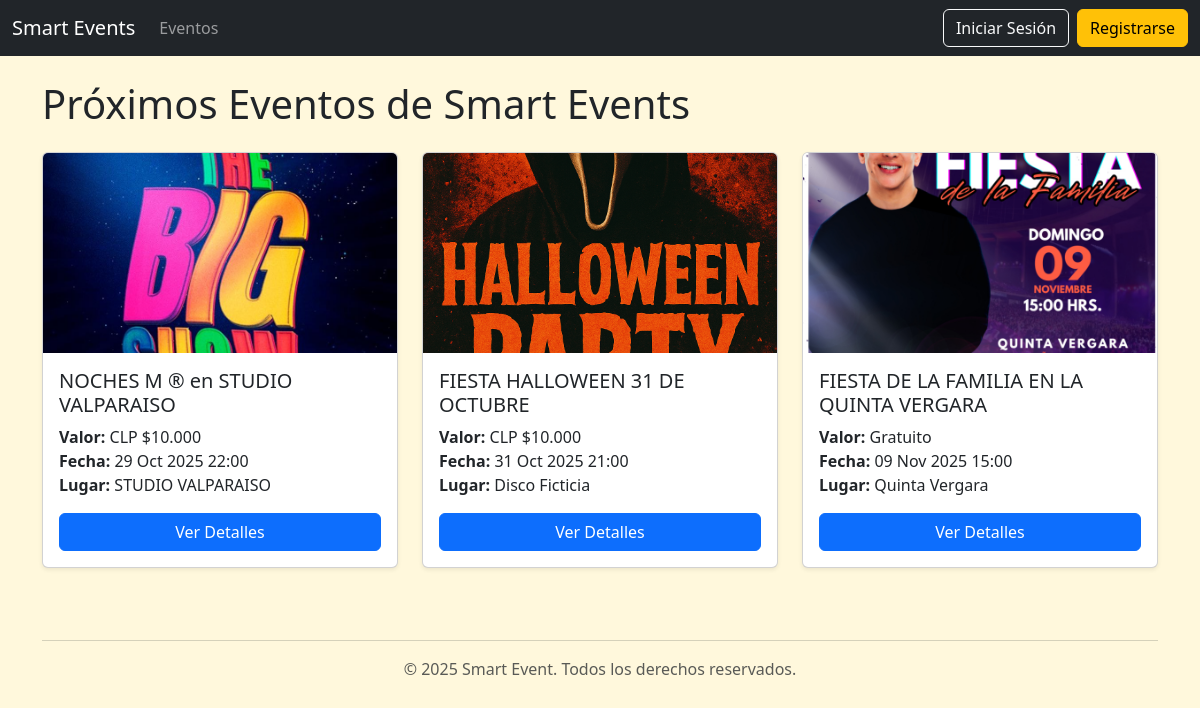
/, run on an earlier commit of the app's database.
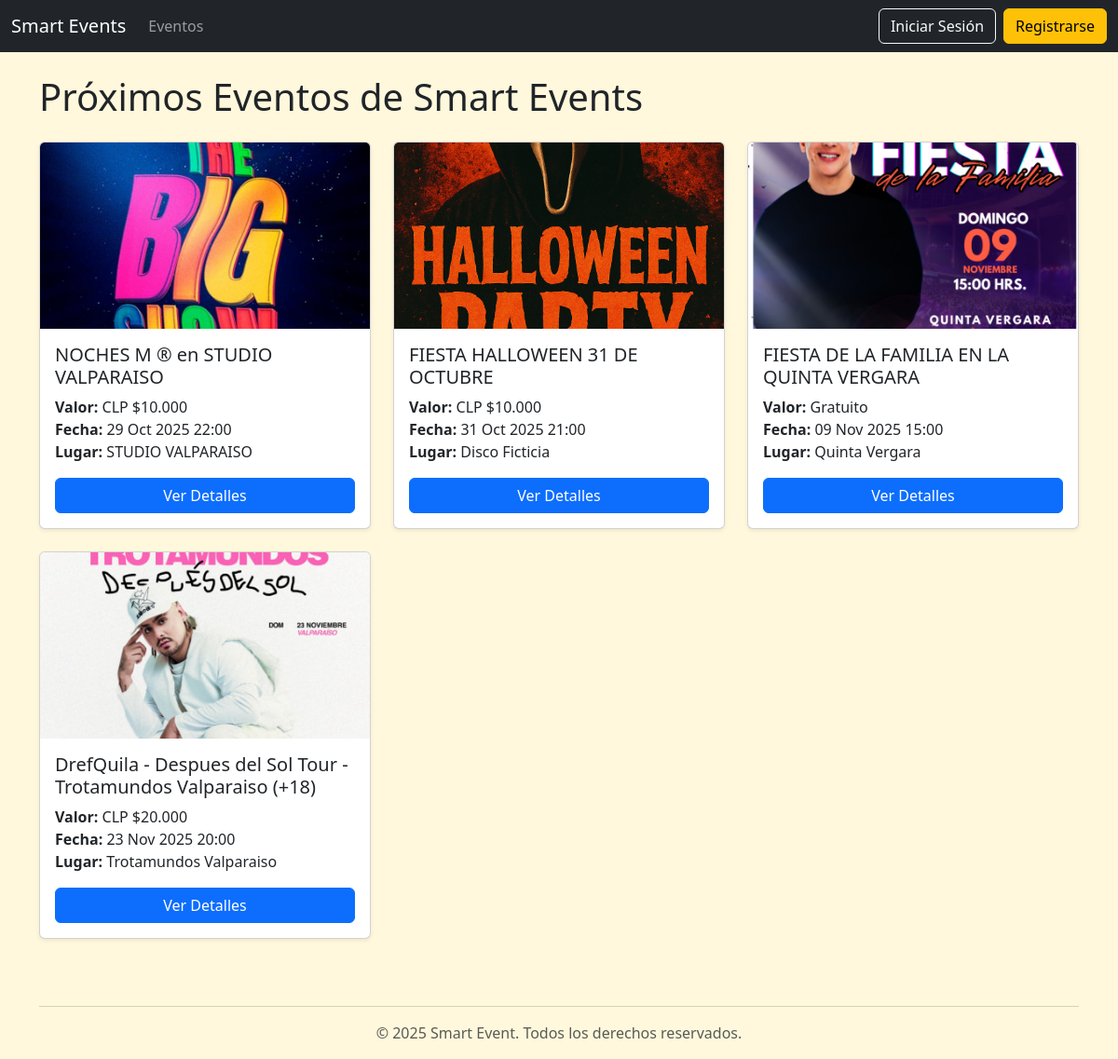
And on a later commit of the database.
### core/models.py (models this page shows, shortened)
class Evento(models.Model):
    titulo = models.CharField(max_length=200, verbose_name="Título")
    tiempo = models.DateTimeField(verbose_name="Fecha y hora")
    lugar = models.CharField(max_length=200, verbose_name="Lugar")
    imagen = models.ImageField(upload_to='event_images/', null=True, blank=True, verbose_name="Imagen")
    valor = models.DecimalField(max_digits=10, decimal_places=2, default=0, verbose_name="Valor")
    plazas_totales = models.IntegerField(validators=[MinValueValidator(0)], default=0, verbose_name="Número de plazas")
    plazas_disponibles = models.IntegerField(validators=[MinValueValidator(0)], default=0, verbose_name="Plazas disponibles")
    asistentes = models.ManyToManyField(Usuario, through='Registro', related_name='eventos_asistidos')
    def get_valor_clp(self):
        if self.valor == 0:
            return "Gratuito"
        valor_int = int(self.valor)
        formato_us = f'{valor_int:,}'
        formato_clp = formato_us.replace(',', '.')
        return f'CLP ${formato_clp}'
    class Meta:
        verbose_name = "Evento"
        verbose_name_plural = "Eventos"
        ordering = ['tiempo']

### core/views.py (the view)
# urls.py: path('', views.EventListView.as_view(), name='event_list'),
class EventListView(ListView):
    model = Evento
    template_name = 'evento/event_list.html'
    context_object_name = 'events'

### core/templates/evento/event_list.html (shortened to what this page needs)
{% extends "base.html" %}
{% block content %}
<h1 class="mb-4">Próximos Eventos de Smart Events</h1>
<div class="row">
    {% for event in events %}
    <div class="col-md-4 mb-4">
        <div class="card h-100 shadow-sm">
            {% if event.imagen %}
                <img src="{{ event.imagen.url }}" class="card-img-top" alt="{{ event.titulo }}" style="height: 200px; object-fit: cover;">
            {% else %}
                <div class="bg-light text-center p-5 border-bottom" style="height: 200px;">
                    <p class="text-muted">Sin imagen</p>
                </div>
            {% endif %}
            <div class="card-body d-flex flex-column">
                <h5 class="card-title">{{ event.titulo }}</h5>
                <p class="card-text">
                    <strong>Valor:</strong> {{ event.get_valor_clp }}<br>
                    <strong>Fecha:</strong> {{ event.tiempo|date:"d M Y H:i" }}<br>
                    <strong>Lugar:</strong> {{ event.lugar }}
                </p>
                <div class="mt-auto">
                    <a href="{% url 'event_detail' event.pk %}" class="btn btn-primary w-100">Ver Detalles</a>
                </div>
            </div>
        </div>
    </div>
    {% empty %}
    <p class="alert alert-info">No hay eventos publicados por el momento.</p>
    {% endfor %}
</div>
{% endblock content %}

### core/templates/base.html (shortened to what this page needs)
{% load static %}
<!DOCTYPE html>
<html lang="en">
<head>
    <link href="https://cdn.jsdelivr.net/npm/bootstrap@5.3.3/dist/css/bootstrap.min.css" rel="stylesheet"
>
    <link rel="stylesheet" href="{% static 'core/css/estilos.css' %}">
</head>
<body>
    <nav class="navbar navbar-expand-lg navbar-dark bg-dark sticky-top">
        <div class="container-fluid">
            <a class="navbar-brand" href="{% url 'event_list' %}">Smart Events</a>
            <div class="collapse navbar-collapse" id="navbarNav">
                <ul class="navbar-nav me-auto mb-2 mb-lg-0">
                    <li class="nav-item">
                        <a class="nav-link" href="{% url 'event_list' %}">Eventos</a>
                    </li>
                </ul>
                <ul class="navbar-nav">
                    {% if user.is_authenticated %}
                    <li class="nav-item">
                        <span class="nav-link text-light me-2">Hola, {{ user.username }}</span>
                    </li>
                    <li class="nav-item">
                        <form method="post" action="{% url 'logout' %}">
                            {% csrf_token %}
                            <button type="submit" class="btn btn-outline-danger">Cerrar Sesión</button>
                        </form>
                    </li>
                    {% else %}
                    <li class="nav-item">
                        <a class="btn btn-outline-light me-2" href="{% url 'login' %}">Iniciar Sesión</a>
                    </li>
                    <li class="nav-item">
                        <a class="btn btn-warning" href="{% url 'signup' %}">Registrarse</a>
                    </li>
                    {% endif %}
                </ul>
            </div>
        </div>
    </nav>
    <div class="container mt-4">
        {% block content %}
        {% endblock content %}
    </div>
    <footer class="container text-center text-muted mt-5 mb-3">
        <hr>
        <p>&copy; 2025 Smart Event. Todos los derechos reservados.</p>
    </footer>
</body>
</html>

### core/static/core/css/estilos.css (style rules this page uses)
body { background-color:cornsilk; }

What changed in the data, as far as the page shows it:
added Evento: imagen (picture), titulo "DrefQuila - Despues del Sol Tour - Trotamundos Valparaiso (+18)", get_valor_clp "CLP $20.000", tiempo "23 Nov 2025 20:00", lugar "Trotamundos Valparaiso"
